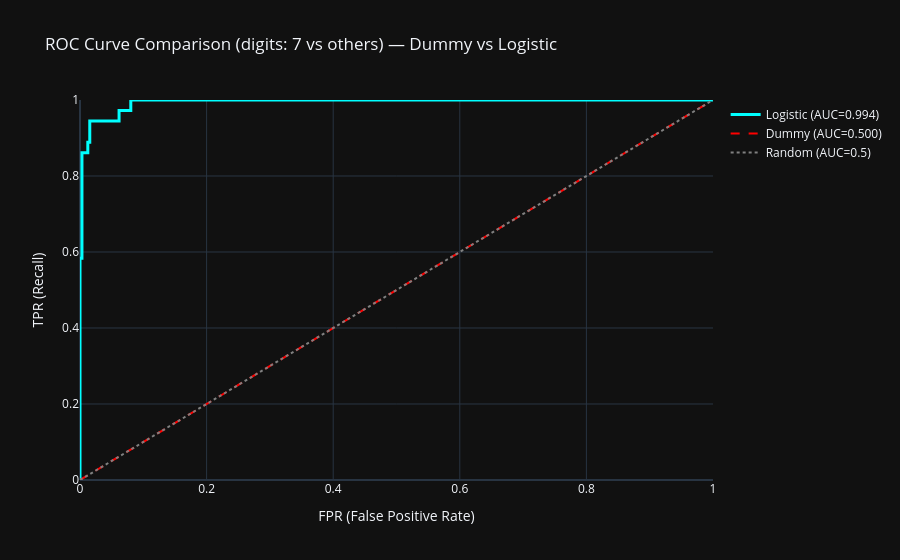

Here is the notebook cell this chart was saved with:
### Code cell
from sklearn.metrics import roc_curve, roc_auc_score
import numpy as np
import plotly.graph_objects as go

# Dummy: 점수 0만 내는 모델(랜덤 기준선 비교용)
y_proba_dummy = np.zeros(len(y_test_7))

fpr_lr, tpr_lr, _ = roc_curve(y_test_7, proba_7)
auc_lr = roc_auc_score(y_test_7, proba_7)

fpr_dummy, tpr_dummy, _ = roc_curve(y_test_7, y_proba_dummy)
auc_dummy = roc_auc_score(y_test_7, y_proba_dummy)

fig = go.Figure()

fig.add_trace(go.Scatter(
    x=fpr_lr, y=tpr_lr,
    mode="lines",
    name=f"Logistic (AUC={auc_lr:.3f})",
    line=dict(color="cyan", width=3)
))

fig.add_trace(go.Scatter(
    x=fpr_dummy, y=tpr_dummy,
    mode="lines",
    name=f"Dummy (AUC={auc_dummy:.3f})",
    line=dict(color="red", dash="dash")
))

fig.add_trace(go.Scatter(
    x=[0,1], y=[0,1],
    mode="lines",
    name="Random (AUC=0.5)",
    line=dict(color="gray", dash="dot")
))

fig.update_layout(
    title="ROC Curve Comparison (digits: 7 vs others) — Dummy vs Logistic",
    xaxis_title="FPR (False Positive Rate)",
    yaxis_title="TPR (Recall)",
    xaxis=dict(range=[0,1]),
    yaxis=dict(range=[0,1]),
    template="plotly_dark"
)

fig.show()
print(f"[ROC-AUC] Logistic (digits 7): {auc_lr:.3f} | Dummy: {auc_dummy:.3f} | Random≈0.500")
# [ROC-AUC] Logistic (digits 7): 0.994 | Dummy: 0.500 | Random≈0.500

### Figure 1 — Plotly figure (JSON) as saved in the notebook; plotly's stock layout.template omitted (floating-point values rounded to 4 significant figures)
{"data": [{"line": {"color": "cyan", "width": 3}, "mode": "lines", "name": "Logistic (AUC=0.994)", "type": "scatter", "x": [0.0, 0.0, 0.0, 0.003086, 0.003086, 0.01235, 0.01235, 0.01543, 0.01543, 0.06173, 0.06173, 0.08025, 0.08025, 1.0], "y": [0.0, 0.02778, 0.5833, 0.5833, 0.8611, 0.8611, 0.8889, 0.8889, 0.9444, 0.9444, 0.9722, 0.9722, 1.0, 1.0]}, {"line": {"color": "red", "dash": "dash"}, "mode": "lines", "name": "Dummy (AUC=0.500)", "type": "scatter", "x": [0.0, 1.0], "y": [0.0, 1.0]}, {"line": {"color": "gray", "dash": "dot"}, "mode": "lines", "name": "Random (AUC=0.5)", "type": "scatter", "x": [0, 1], "y": [0, 1]}], "layout": {"title": {"text": "ROC Curve Comparison (digits: 7 vs others) — Dummy vs Logistic"}, "xaxis": {"range": [0, 1], "title": {"text": "FPR (False Positive Rate)"}}, "yaxis": {"range": [0, 1], "title": {"text": "TPR (Recall)"}}}}
